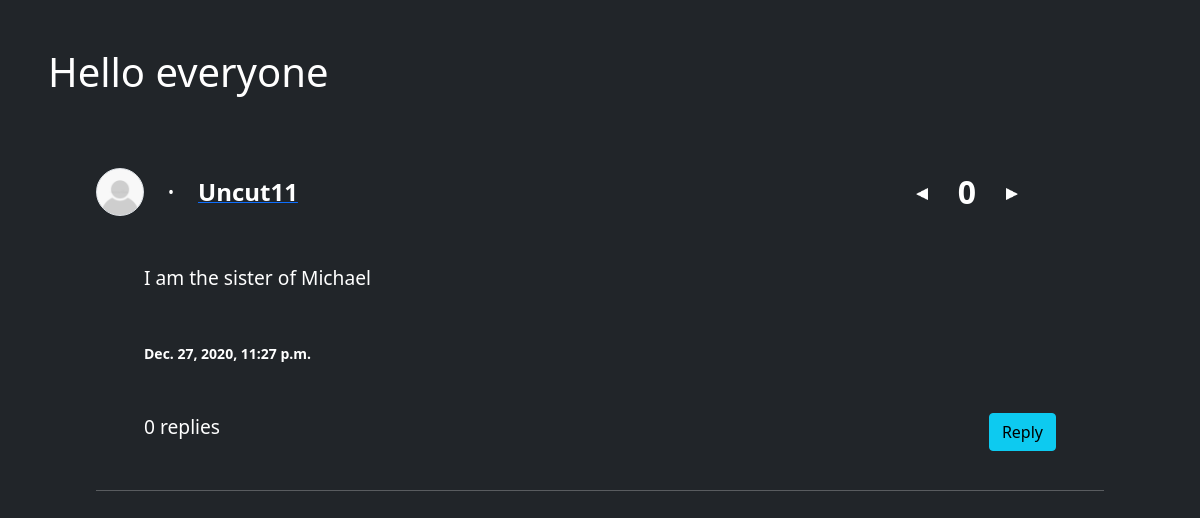
The app's page /posts/10 (signed in), older data.
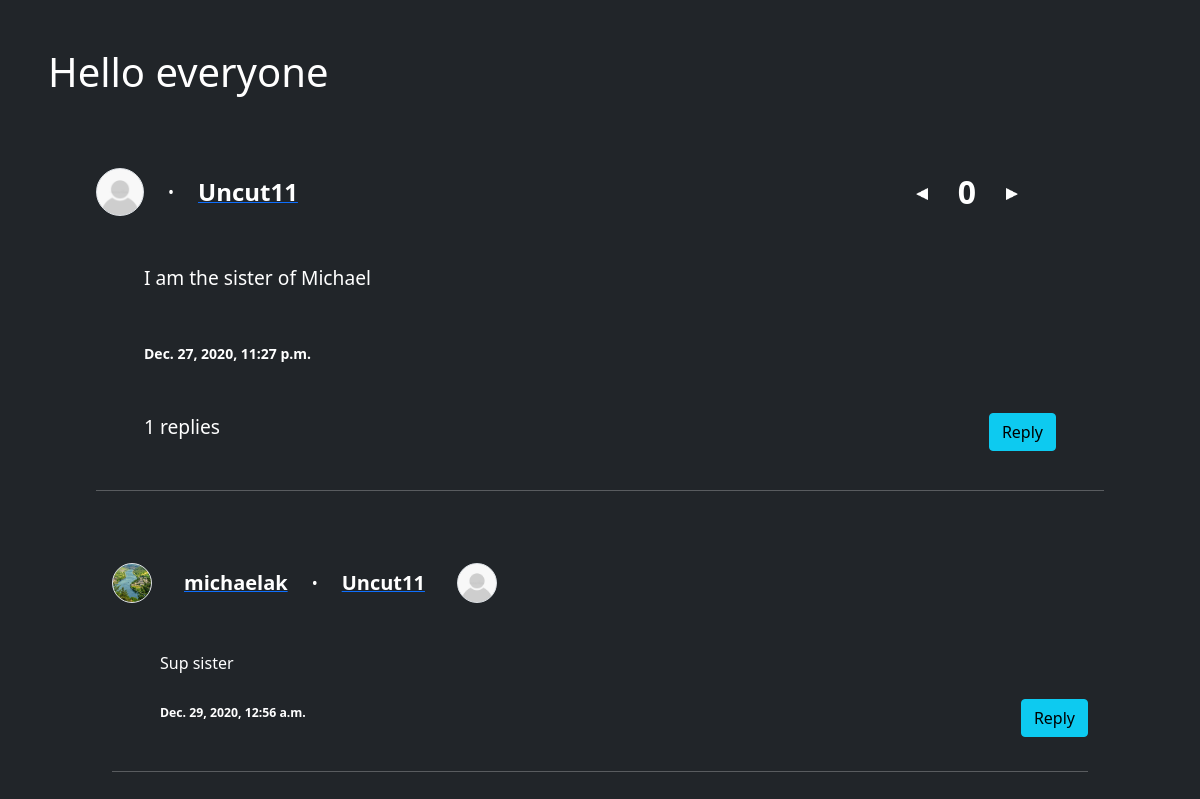
The same page, newer data.
### forum/models.py (models this page shows, shortened)
class ForumPost (models.Model):
    profile = models.ForeignKey(Profile, on_delete=models.SET_NULL, null=True)
    title = models.CharField(max_length=200)
    description = models.CharField(max_length=3000, validators=[MinLengthValidator(20)])
    date_posted = models.DateTimeField(auto_now_add=True)
    upvotes = models.IntegerField(default=0, null=True, blank=True)
    @property
    def num_replies (self):
        return Reply.objects.filter(to=self).count()
    @property
    def standing (self):
        votes = Vote.objects.filter(post=self)
        return votes.filter(is_positive=True).count() - votes.filter(is_positive=False).count()

class Profile (models.Model):
    forum_user = models.OneToOneField(ForumUser, on_delete=models.CASCADE)
    picture = models.ImageField(default='defpfp.jpg', upload_to='profiles/', null=True, blank=True)
    date_joined = models.DateTimeField(auto_now_add=True)
    description = models.CharField(max_length=500, null=True, blank=True)
    @property
    def picture_url (self):
        try:
            return self.picture.url
        except:
            return ''

class ForumUser (models.Model):
    user = models.OneToOneField(User, on_delete=models.CASCADE)
    first_name = models.CharField(max_length=30)
    surname = models.CharField(max_length=30)
    email = models.EmailField(max_length=100)
    phone = models.CharField(max_length=10, validators=[MinLengthValidator(10)])
    dob = models.DateField()
    location = models.CharField(max_length=100, null=True, blank=True)

class Reply (models.Model):
    to = models.ForeignKey(ForumPost, on_delete=models.SET_NULL, null=True)
    replier = models.ForeignKey(Profile, on_delete=models.SET_NULL, null=True)
    content = models.CharField(max_length=2000, validators=[MinLengthValidator(10)])
    date_replied = models.DateTimeField(auto_now_add=True)

### forum/views.py (the view)
# urls.py: path('posts/<int:post_id>', post_details_view, name='post-details'),
def post_details_view (request, post_id):
    if post_id in [post.id for post in ForumPost.objects.all()]:
        post = ForumPost.objects.get(id=post_id)
        replies = Reply.objects.filter(to=post)
        if request.method == 'POST':
            reply_form = ReplyFrom(request.POST)
            if request.is_ajax():
                _id = request.POST.get('id')
                reply = Reply.objects.get(id=_id)
                try:
                    content = request.POST.get('reply-content')
                    reply.content = content
                    reply.save()
                except:
                    reply.delete()
                return render(request, 'forum/post_details.html', {
                    'post': post,
                    'is_logged_in' : request.user.is_authenticated,
                    'is_authorized': request.user == post.profile.forum_user.user if post.profile else False,
                    'reply_form': reply_form,
                    'replies': replies,
                    'req_user': request.user
                })
            if reply_form.is_valid():
                reply = reply_form.save(commit=False)
                reply.to = post
                forum_user = ForumUser.objects.get(user=request.user)
                profile = Profile.objects.get(forum_user=forum_user)
                reply.replier = profile
                reply.save()
                post.save()
            return redirect('post-details', post_id=post.id)
        else:
            reply_form = ReplyFrom()
    else:
        raise Http404
    return render(request, 'forum/post_details.html', {
        'post': post,
        'is_logged_in' : request.user.is_authenticated,
        'is_authorized': request.user == post.profile.forum_user.user if post.profile else False,
        'reply_form': reply_form,
        'replies': replies,
        'req_user': request.user
    })

### forum/templates/forum/post_details.html (shortened to what the changed rows need)
{% extends 'forum/base.html' %}
{% load static %}
{% block content %}
    <h1 class="mb-5">{{ post.title }}</h1>
    <div class="p-4 px-5">
        <div class="d-flex mb-5" style="align-items: center; padding-right: 5rem;">
            <div style="background-image: url('{{ post.profile.picture_url }}');"
            class="rounded-circle border post-profile-pic-container"></div>
            <span class="mx-4">&bullet;</span>
            {% if post.profile %}
                <a href="{% url 'profile' post.profile.forum_user.id %}">
                    <strong style="font-size: 1.5rem;">{{ post.profile.forum_user.user.username }}</strong>
                </a>
            {% else %}
                <strong>Deleted User</strong>
            {% endif %}
            <div style="margin-left: auto; display: flex; align-items: center;">
                {% if is_logged_in %}
                    <button style="background-color: transparent; border: none;" id="downvote" class="upvote-triangle">
                        <img src="{% static 'images/triangle.png' %}"  >
                    </button>
                {% endif %}
                <strong style="font-size: 2rem;" class="mx-4" id="standing">{{ post.standing }}</strong>
                {% if is_logged_in %}
                    <button style="background-color: transparent; border: none;" id="upvote" class="upvote-triangle">
                        <img src="{% static 'images/triangle.png' %}">
                    </button>
                {% endif %}
            </div>
        </div>
        <p style="font-size: larger;" class="px-5 muted mb-5">{{ post.description }}</p>
        <p><strong class="px-5 small">{{ post.date_posted }}</strong></p>
        <div class="mx-5 my-5">
            <div style="float: right;">
                {% if is_authorized %}
                    <a class="btn btn-primary" href="{% url 'post-update' post.id %}">Edit</a>
                    <a class="btn btn-danger" href="{% url 'post-delete' post.id %}">Delete</a>
                {% elif is_logged_in %}
                    <button class="btn btn-info" id="reply">Reply</button>
                {% endif %}
            </div>
            <p style="font-size:larger;" >{{ post.num_replies }} replies</p>
        </div>
        <hr class="my-5">
    </div>
    <div class="px-5">
        {% for reply in replies %}
            <form action="" class="px-3" method="POST" data-action="som"> {% csrf_token %}
                <div class="d-flex mb-5" style="align-items: center; padding-right: 5rem;">
                    <div style="background-image: url('{{ reply.replier.picture_url }}');"
                    class="rounded-circle border reply-profile-pic-container"></div>
                    <a href="{% url 'profile' reply.replier.forum_user.id %}" style="margin-left: 2rem;"><strong style="font-size: 1.25rem;">{{ reply.replier.forum_user.user.username }}</strong></a>
                    <span class="mx-4">&bullet;</span>
                    {% if reply.to.profile %}
                        <a href="{% url 'profile' post.profile.forum_user.id %}">
                            <strong style="font-size: 1.25rem;">{{ reply.to.profile.forum_user.user.username }}</strong>
                        </a>
                    {% else %}
                        <strong>Deleted User</strong>
                    {% endif %}
                    <div style="background-image: url('{{ reply.to.profile.picture_url }}'); margin-left: 2rem;"
                    class="rounded-circle border reply-profile-pic-container"></div>
                </div>
                <p class="px-5 muted mb-4 edit-reply-content" name="content">{{ reply.content }}</p>
                <div style="float: right;">
                    {% if req_user == reply.replier.forum_user.user %}
                        <button class="btn btn-primary" id="edit-reply">Edit</button>
                        <button type="submit" class="btn btn-danger">Delete</button>
                    {% elif is_logged_in %}
                        <button class="btn btn-info" id="reply">Reply</button>
                    {% endif %}
                </div>
                <p><small><strong class="px-5 small">{{ reply.date_replied }}</strong></small></p>
                <hr class="my-5">
            </form>
        {% endfor %}
    </div>
{% endblock content %}

Row changes from the older to the newer data that the page shows:
computed for ForumPost "Hello everyone": num_replies "0" → "1"
added Reply: replier.picture_url (picture), replier.forum_user.user.username "michaelak", to.profile.forum_user.user.username "Uncut11", to.profile.picture_url (picture), content "Sup sister", shows "Reply", date_replied "Dec. 29, 2020, 12:56 a.m."
